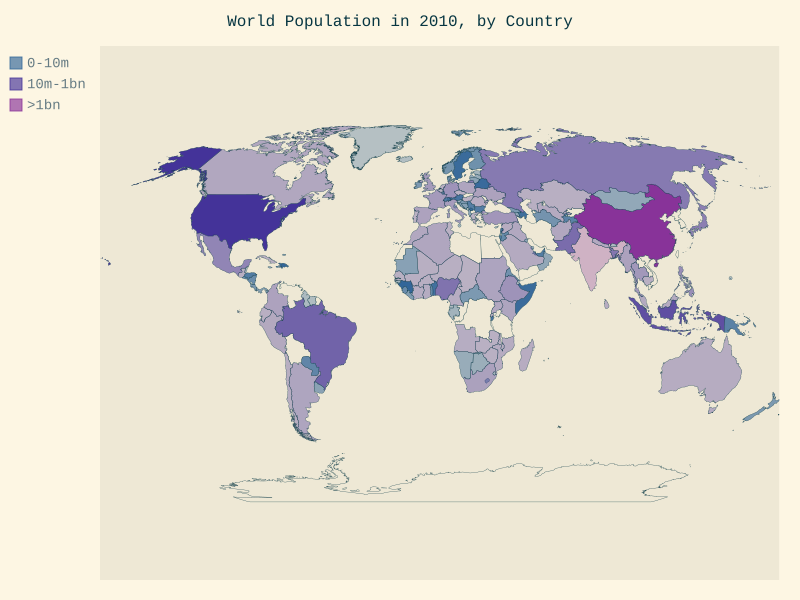

This figure's Python source:
import json

from country_codes import get_country_code
import pygal_maps_world.maps
from pygal.style import RotateStyle, LightSolarizedStyle

# 将数据加载到一个列表中
filename = 'population_data.json'
with open(filename) as f:
    pop_data = json.load(f)

# 创建一个键为国标码，值为人口的字典
cc_populations = {}

# 打印每个国家2010年的人口数量
for pop_dict in pop_data:
    if pop_dict['Year'] == '2010':
        country_name = pop_dict['Country Name']
        population = int(float((pop_dict['Value'])))
        # print(country_name + ":" + str(population))
        code = get_country_code(country_name)
        if code:
            cc_populations[code] = population

# 根绝人口数量将所有的国家分成三组
cc_pops_1, cc_pops_2, cc_pops_3 = {}, {}, {}
for cc, pop in cc_populations.items():
    if pop < 10000000:
        cc_pops_1[cc] = pop
    elif pop < 1000000000:
        cc_pops_2[cc] = pop
    else:
        cc_pops_3[cc] = pop

# print(len(cc_pops_1), len(cc_pops_2), len(cc_pops_3))
wm_style = RotateStyle('#336699', base_style=LightSolarizedStyle)
wm = pygal_maps_world.maps.World(style=wm_style)
wm.title = 'World Population in 2010, by Country'
wm.add('0-10m', cc_pops_1)
wm.add('10m-1bn', cc_pops_2)
wm.add('>1bn', cc_pops_3)

wm.render_to_file('world_population.svg')
